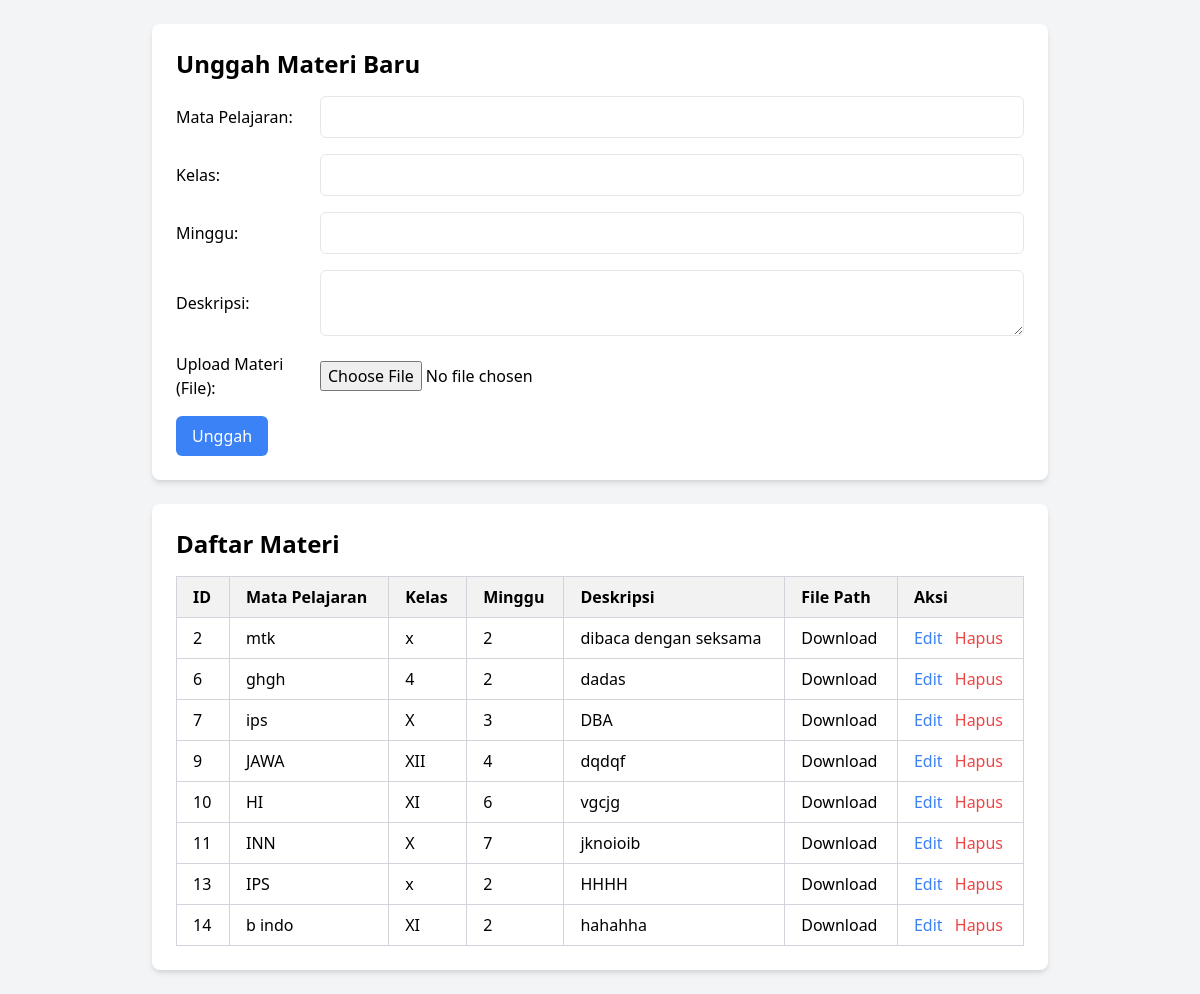
The page /dashboard_guru/materi.php on the database its author committed.
### tables this page shows
CREATE TABLE `materi` (
  `id` int(11) NOT NULL,
  `mata_pelajaran` varchar(50) NOT NULL,
  `kelas` varchar(10) NOT NULL,
  `minggu` int(11) NOT NULL,
  `deskripsi` text DEFAULT NULL,
  `file_path` varchar(255) DEFAULT NULL
);

### public/dashboard_guru/materi.php (the view, shortened to what this page needs)
<!DOCTYPE html>
<html lang="en">
<head>
    <link href="https://cdn.jsdelivr.net/npm/tailwindcss@2.2.19/dist/tailwind.min.css" rel="stylesheet">
</head>
<body class="bg-gray-100 p-6">
    <div class="max-w-4xl mx-auto bg-white p-6 rounded-lg shadow-md">
        <h2 class="text-2xl font-bold mb-4">Unggah Materi Baru</h2>
        <form method="POST" enctype="multipart/form-data" action="materi_upload.php" class="space-y-4">
            <div class="flex flex-wrap items-center space-x-4">
                <label for="mata_pelajaran" class="w-32">Mata Pelajaran:</label>
                <input type="text" id="mata_pelajaran" name="mata_pelajaran" required class="flex-1 border rounded-md p-2">
            </div>
            <div class="flex flex-wrap items-center space-x-4">
                <label for="kelas" class="w-32">Kelas:</label>
                <input type="text" id="kelas" name="kelas" required class="flex-1 border rounded-md p-2">
            </div>
            <div class="flex flex-wrap items-center space-x-4">
                <label for="minggu" class="w-32">Minggu:</label>
                <input type="number" id="minggu" name="minggu" required class="flex-1 border rounded-md p-2">
            </div>
            <div class="flex flex-wrap items-center space-x-4">
                <label for="deskripsi" class="w-32">Deskripsi:</label>
                <textarea id="deskripsi" name="deskripsi" class="flex-1 border rounded-md p-2"></textarea>
            </div>
            <div class="flex flex-wrap items-center space-x-4">
                <label for="file" class="w-32">Upload Materi (File):</label>
                <input type="file" id="file" name="file" required class="flex-1">
            </div>
            <button type="submit" class="bg-blue-500 text-white px-4 py-2 rounded-md hover:bg-blue-600">Unggah</button>
        </form>
    </div>
    <div class="max-w-4xl mx-auto bg-white p-6 rounded-lg shadow-md mt-6">
        <h2 class="text-2xl font-bold mb-4">Daftar Materi</h2>
        <div class="overflow-x-auto">
            <table class="table-auto w-full border-collapse border border-gray-200">
                <thead>
                    <tr class="bg-gray-100">
                        <th class="border border-gray-300 px-4 py-2">ID</th>
                        <th class="border border-gray-300 px-4 py-2">Mata Pelajaran</th>
                        <th class="border border-gray-300 px-4 py-2">Kelas</th>
                        <th class="border border-gray-300 px-4 py-2">Minggu</th>
                        <th class="border border-gray-300 px-4 py-2">Deskripsi</th>
                        <th class="border border-gray-300 px-4 py-2">File Path</th>
                        <th class="border border-gray-300 px-4 py-2">Aksi</th>
                    </tr>
                </thead>
                <tbody>
                    <?php
                    include '../db.php';
                    $result = $conn->query("SELECT * FROM materi");
                    while ($row = $result->fetch_assoc()) {
                        echo "<tr>";
                        echo "<td class='border border-gray-300 px-4 py-2'>" . $row['id'] . "</td>";
                        echo "<td class='border border-gray-300 px-4 py-2'>" . $row['mata_pelajaran'] . "</td>";
                        echo "<td class='border border-gray-300 px-4 py-2'>" . $row['kelas'] . "</td>";
                        echo "<td class='border border-gray-300 px-4 py-2'>" . $row['minggu'] . "</td>";
                        echo "<td class='border border-gray-300 px-4 py-2'>" . $row['deskripsi'] . "</td>";
                        echo "<td class='border border-gray-300 px-4 py-2'><a href='" . $row['file_path'] . "'>Download</a></td>";
                        echo "<td class='border border-gray-300 px-4 py-2'>
                                <a href='materi_edit.php?id=" . $row['id'] . "' class='text-blue-500'>Edit</a>
                                <a href='materi_delete.php?id=" . $row['id'] . "' onclick='return confirm(\"Yakin ingin menghapus?\")' class='text-red-500 ml-2'>Hapus</a>
                            </td>";
                        echo "</tr>";
                    }
                    ?>
                </tbody>
            </table>
        </div>
    </div>
</body>
</html>

### public/dashboard_guru/materi.php (style rules this page uses)
table { border-collapse: collapse; width: 100%; }
th, td { border: 1px solid #ddd; padding: 8px; text-align: left; }
th { background-color: #f2f2f2; }

### rows shown on the page
materi: id "2", mata_pelajaran "mtk", kelas "x", minggu "2", deskripsi "dibaca dengan seksama"
materi: id "6", mata_pelajaran "ghgh", kelas "4", minggu "2", deskripsi "dadas"
materi: id "7", mata_pelajaran "ips", kelas "X", minggu "3", deskripsi "DBA"
materi: id "9", mata_pelajaran "JAWA", kelas "XII", minggu "4", deskripsi "dqdqf"
materi: id "10", mata_pelajaran "HI", kelas "XI", minggu "6", deskripsi "vgcjg"
materi: id "11", mata_pelajaran "INN", kelas "X", minggu "7", deskripsi "jknoioib"
materi: id "13", mata_pelajaran "IPS", kelas "x", minggu "2", deskripsi "HHHH"
materi: id "14", mata_pelajaran "b indo", kelas "XI", minggu "2", deskripsi "hahahha"
